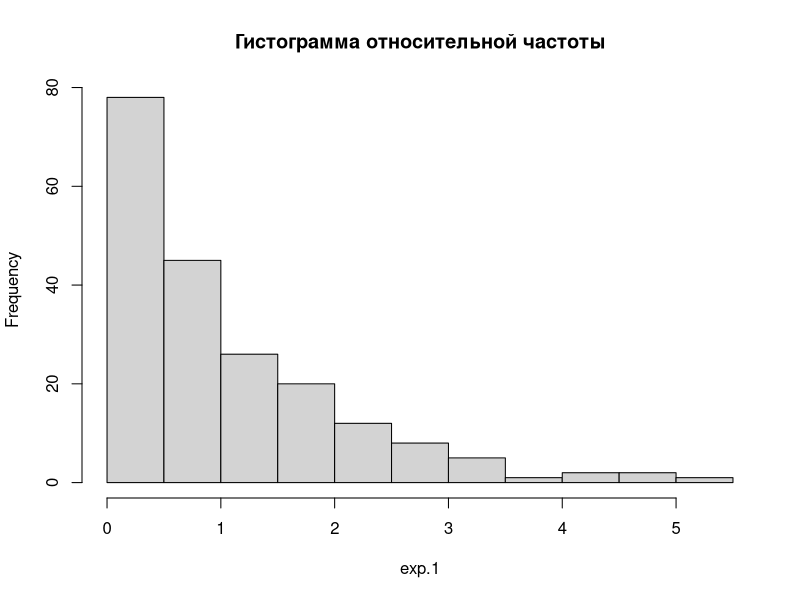
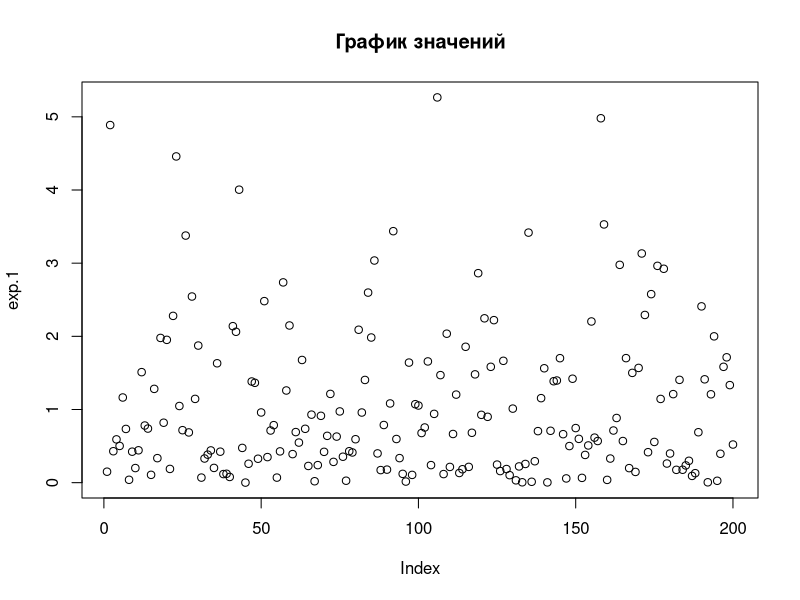
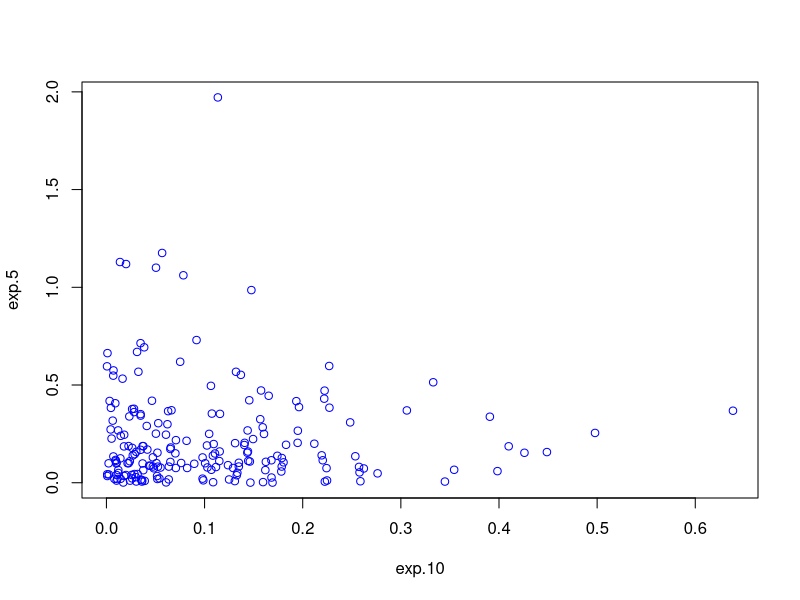
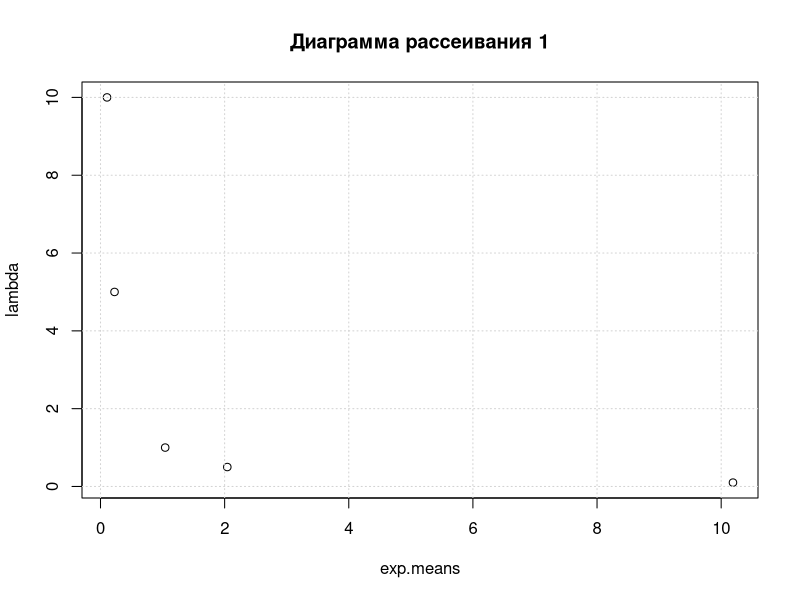
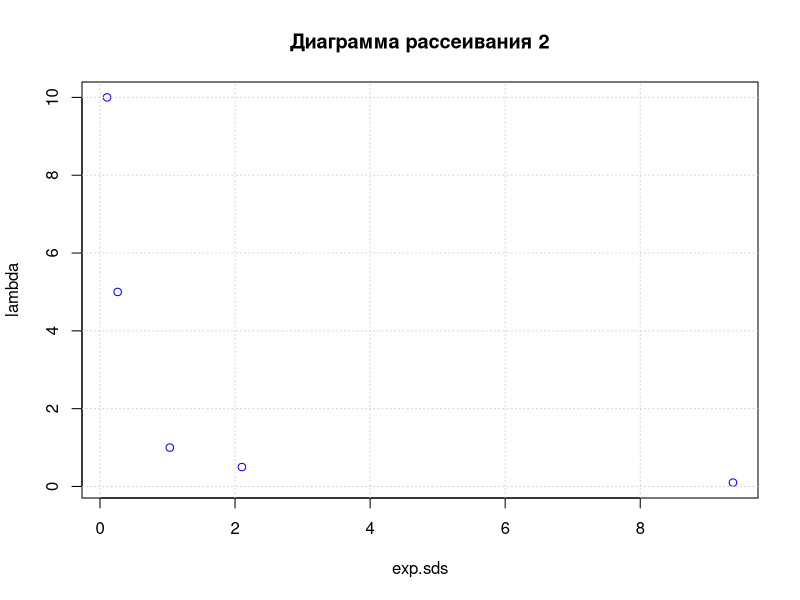
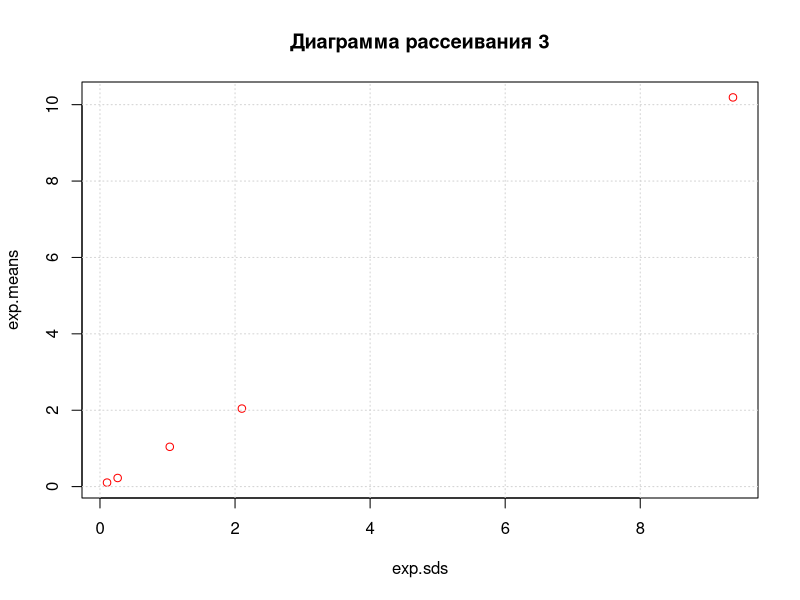
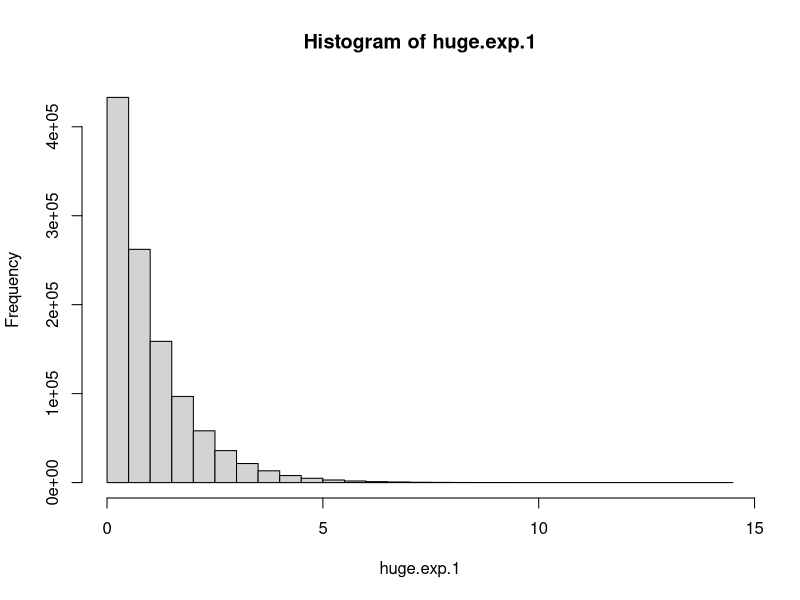
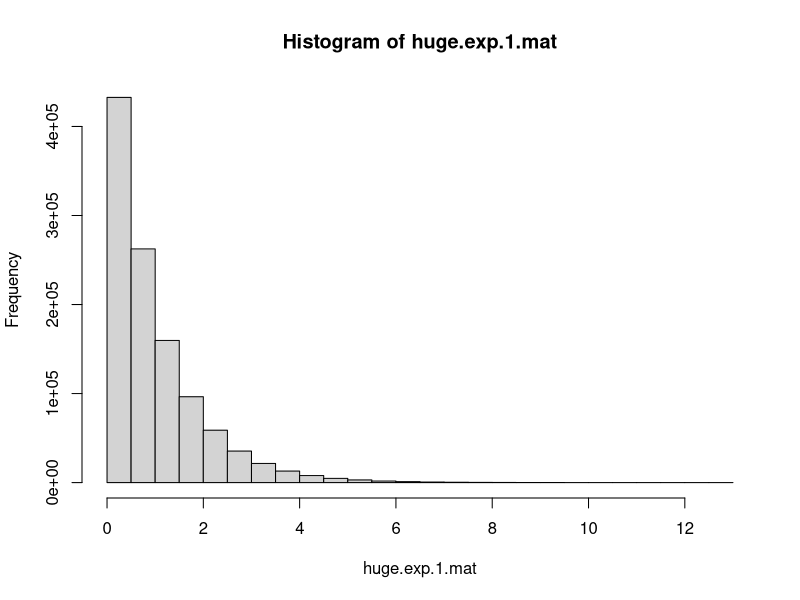

These figures' R source, in order:
## ---- chunk 1
knitr::opts_chunk$set(echo = TRUE)
## ---- chunk 2
 
        exp.1=rexp(n=200)  

    #Среднее отклонение
        mean(exp.1)   

    #Стандартное отклонение
        sd(exp.1)
## ---- chunk 3
        exp.0.1=rexp(n=200,rate=0.1)   
        mean(exp.0.1)  
        sd(exp.0.1)  
 
        exp.0.5=rexp(n=200,rate=0.5)   
        mean(exp.0.5)  
        sd(exp.0.5)  
 
        exp.5=rexp(n=200,rate=5)   
        mean(exp.5)  
        sd(exp.5)  
 
        exp.10=rexp(n=200,rate=10)   
        mean(exp.10)   
        sd(exp.10) 
## ---- chunk 4
        hist(exp.1, main = "Гистограмма относительной частоты")
       
## ---- chunk 5
        plot(exp.1, main = "График значений")
## ---- chunk 6
         plot(exp.10, exp.5, col="blue", type="p")

## ---- chunk 7
     lambda<-c(1, 0.1, 0.5, 5, 10)
     exp.means<-c(mean(exp.1), mean(exp.0.1), mean(exp.0.5), mean(exp.5), mean(exp.10))
     exp.sds<-c(sd(exp.1), sd(exp.0.1), sd(exp.0.5), sd(exp.5), sd(exp.10))
## ---- chunk 8
     plot(exp.means, lambda, type='p', col='black')
     grid()
     title("Диаграмма рассеивания 1")
## ---- chunk 9
     plot( exp.sds,lambda, type='p', col='blue')
     grid()
     title("Диаграмма рассеивания 2")
## ---- chunk 10
    plot( exp.sds, exp.means, type='p', col='red')
    grid()
    title("Диаграмма рассеивания 3")
## ---- chunk 11
   huge.exp.1=rexp(n=1100000,rate=1)
   mean(huge.exp.1)
   sd(huge.exp.1)
## ---- chunk 12
   
 huge.exp.1=rexp(n=1100000,rate=1)
 hist(huge.exp.1)
 
## ---- chunk 13
  mean(huge.exp.1[]>1)
## ---- chunk 14
  huge.exp.1.mat <- matrix(data = rexp(n=1100000,rate=1), nrow = 1100, ncol = 1000)
  hist(huge.exp.1.mat)
## ---- chunk 15
    mean(huge.exp.1.mat[,137])
## ---- chunk 16
  huge.exp.1.vec <- colMeans(huge.exp.1.mat)
  barplot(huge.exp.1.vec)
  hist(huge.exp.1.vec)

## ---- chunk 17
  huge.exp.1.sq=(huge.exp.1)^2  
  mean(huge.exp.1.sq) 
  sd(huge.exp.1.sq) 
